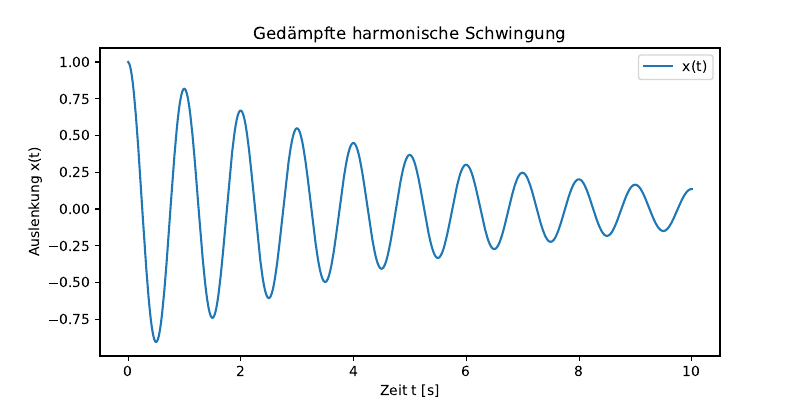

The Python source for this figure:
import numpy as np
import matplotlib.pyplot as plt

# Funktion zur Berechnung der gedämpften harmonischen Schwingung
def damped_oscillation(t, A, gamma, omega):
    """
    Berechnet die Auslenkung einer gedämpften harmonischen Schwingung zur Zeit t.
    
    x(t) = A * e^(-gamma * t) * cos(omega * t)
    """
    return A * np.exp(-gamma * t) * np.cos(omega * t)

def main():
    A = 1.0
    gamma = 0.2
    omega = 2 * np.pi
    t = np.linspace(0, 10, 500)
    x = damped_oscillation(t, A, gamma, omega)

    plt.figure(figsize=(8,4))
    plt.plot(t, x, label="x(t)")
    plt.title("Gedämpfte harmonische Schwingung")
    plt.xlabel("Zeit t [s]")
    plt.ylabel("Auslenkung x(t)")
    plt.legend()
    plt.savefig("damped_oscillator.pdf")
    plt.show()
if __name__ == "__main__":
    main()